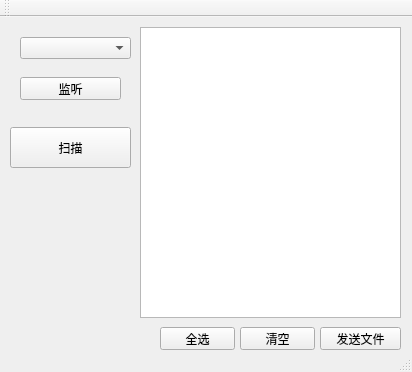
<?xml version="1.0" encoding="UTF-8"?>
<ui version="4.0">
 <class>MainWindow</class>
 <widget class="QMainWindow" name="MainWindow">
  <property name="geometry">
   <rect>
    <x>0</x>
    <y>0</y>
    <width>412</width>
    <height>372</height>
   </rect>
  </property>
  <property name="windowTitle">
   <string>MainWindow</string>
  </property>
  <widget class="QWidget" name="centralWidget">
   <widget class="QPushButton" name="scan_pushButton">
    <property name="geometry">
     <rect>
      <x>10</x>
      <y>110</y>
      <width>121</width>
      <height>41</height>
     </rect>
    </property>
    <property name="text">
     <string>扫描</string>
    </property>
   </widget>
   <widget class="QListWidget" name="clients_listWidget">
    <property name="geometry">
     <rect>
      <x>140</x>
      <y>10</y>
      <width>261</width>
      <height>291</height>
     </rect>
    </property>
    <property name="selectionMode">
     <enum>QAbstractItemView::MultiSelection</enum>
    </property>
   </widget>
   <widget class="QPushButton" name="clear_pushButton">
    <property name="geometry">
     <rect>
      <x>240</x>
      <y>310</y>
      <width>75</width>
      <height>23</height>
     </rect>
    </property>
    <property name="text">
     <string>清空</string>
    </property>
   </widget>
   <widget class="QPushButton" name="sendfile_pushButton">
    <property name="geometry">
     <rect>
      <x>320</x>
      <y>310</y>
      <width>81</width>
      <height>23</height>
     </rect>
    </property>
    <property name="text">
     <string>发送文件</string>
    </property>
   </widget>
   <widget class="QPushButton" name="allselet_pushButton">
    <property name="geometry">
     <rect>
      <x>160</x>
      <y>310</y>
      <width>75</width>
      <height>23</height>
     </rect>
    </property>
    <property name="text">
     <string>全选</string>
    </property>
   </widget>
   <widget class="QComboBox" name="address_comboBox">
    <property name="geometry">
     <rect>
      <x>20</x>
      <y>20</y>
      <width>111</width>
      <height>22</height>
     </rect>
    </property>
   </widget>
   <widget class="QPushButton" name="listen_pushButton">
    <property name="geometry">
     <rect>
      <x>20</x>
      <y>60</y>
      <width>101</width>
      <height>23</height>
     </rect>
    </property>
    <property name="text">
     <string>监听</string>
    </property>
   </widget>
  </widget>
  <widget class="QToolBar" name="mainToolBar">
   <attribute name="toolBarArea">
    <enum>TopToolBarArea</enum>
   </attribute>
   <attribute name="toolBarBreak">
    <bool>false</bool>
   </attribute>
  </widget>
  <widget class="QStatusBar" name="statusBar"/>
 </widget>
 <layoutdefault spacing="6" margin="11"/>
 <resources/>
 <connections/>
</ui>
